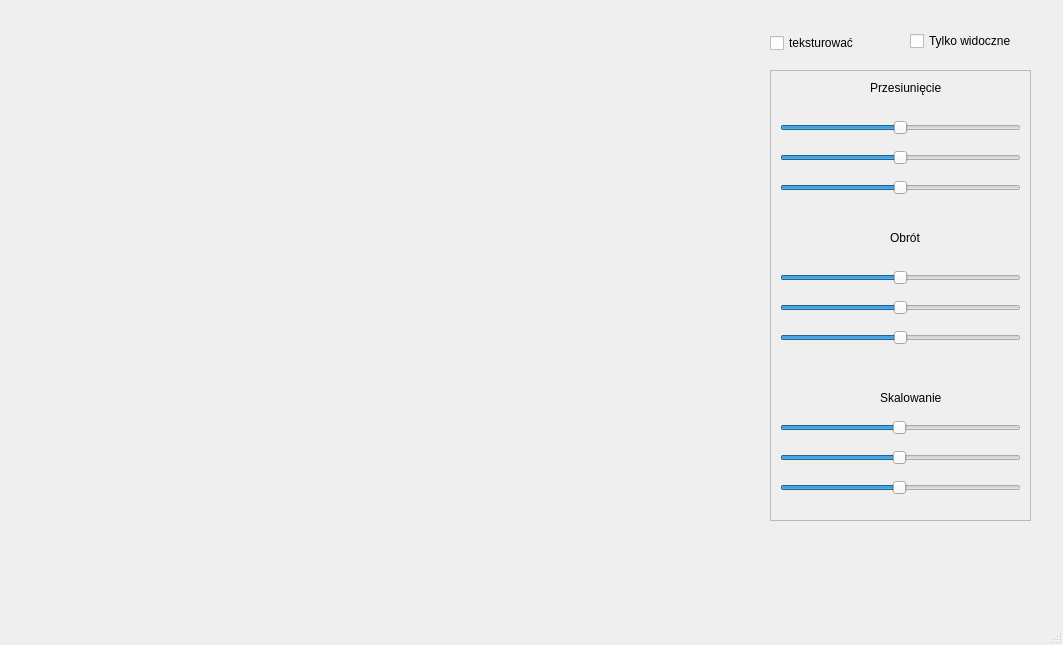
<?xml version="1.0" encoding="UTF-8"?>
<ui version="4.0">
 <class>MainWindow</class>
 <widget class="QMainWindow" name="MainWindow">
  <property name="geometry">
   <rect>
    <x>0</x>
    <y>0</y>
    <width>1063</width>
    <height>645</height>
   </rect>
  </property>
  <property name="windowTitle">
   <string>MainWindow</string>
  </property>
  <widget class="QWidget" name="centralwidget">
   <widget class="QFrame" name="frame">
    <property name="geometry">
     <rect>
      <x>770</x>
      <y>70</y>
      <width>261</width>
      <height>451</height>
     </rect>
    </property>
    <property name="frameShape">
     <enum>QFrame::StyledPanel</enum>
    </property>
    <property name="frameShadow">
     <enum>QFrame::Raised</enum>
    </property>
    <widget class="QSlider" name="translationX_slider">
     <property name="geometry">
      <rect>
       <x>10</x>
       <y>50</y>
       <width>241</width>
       <height>16</height>
      </rect>
     </property>
     <property name="minimum">
      <number>-250</number>
     </property>
     <property name="maximum">
      <number>250</number>
     </property>
     <property name="orientation">
      <enum>Qt::Horizontal</enum>
     </property>
    </widget>
    <widget class="QSlider" name="translationY_slider">
     <property name="geometry">
      <rect>
       <x>10</x>
       <y>80</y>
       <width>241</width>
       <height>16</height>
      </rect>
     </property>
     <property name="minimum">
      <number>-250</number>
     </property>
     <property name="maximum">
      <number>250</number>
     </property>
     <property name="orientation">
      <enum>Qt::Horizontal</enum>
     </property>
    </widget>
    <widget class="QSlider" name="translationZ_slider">
     <property name="geometry">
      <rect>
       <x>10</x>
       <y>110</y>
       <width>241</width>
       <height>16</height>
      </rect>
     </property>
     <property name="minimum">
      <number>-250</number>
     </property>
     <property name="maximum">
      <number>250</number>
     </property>
     <property name="orientation">
      <enum>Qt::Horizontal</enum>
     </property>
    </widget>
    <widget class="QLabel" name="label">
     <property name="geometry">
      <rect>
       <x>100</x>
       <y>10</y>
       <width>71</width>
       <height>16</height>
      </rect>
     </property>
     <property name="text">
      <string>Przesiunięcie</string>
     </property>
    </widget>
    <widget class="QSlider" name="rotationX_slider">
     <property name="geometry">
      <rect>
       <x>10</x>
       <y>200</y>
       <width>241</width>
       <height>16</height>
      </rect>
     </property>
     <property name="minimum">
      <number>-180</number>
     </property>
     <property name="maximum">
      <number>180</number>
     </property>
     <property name="orientation">
      <enum>Qt::Horizontal</enum>
     </property>
    </widget>
    <widget class="QSlider" name="rotationY_slider">
     <property name="geometry">
      <rect>
       <x>10</x>
       <y>230</y>
       <width>241</width>
       <height>16</height>
      </rect>
     </property>
     <property name="minimum">
      <number>-180</number>
     </property>
     <property name="maximum">
      <number>180</number>
     </property>
     <property name="orientation">
      <enum>Qt::Horizontal</enum>
     </property>
    </widget>
    <widget class="QSlider" name="rotationZ_slider">
     <property name="geometry">
      <rect>
       <x>10</x>
       <y>260</y>
       <width>241</width>
       <height>16</height>
      </rect>
     </property>
     <property name="minimum">
      <number>-180</number>
     </property>
     <property name="maximum">
      <number>180</number>
     </property>
     <property name="orientation">
      <enum>Qt::Horizontal</enum>
     </property>
    </widget>
    <widget class="QLabel" name="label_2">
     <property name="geometry">
      <rect>
       <x>120</x>
       <y>160</y>
       <width>31</width>
       <height>16</height>
      </rect>
     </property>
     <property name="text">
      <string>Obrót</string>
     </property>
    </widget>
    <widget class="QSlider" name="scalingX_slider">
     <property name="geometry">
      <rect>
       <x>10</x>
       <y>350</y>
       <width>241</width>
       <height>16</height>
      </rect>
     </property>
     <property name="value">
      <number>49</number>
     </property>
     <property name="orientation">
      <enum>Qt::Horizontal</enum>
     </property>
    </widget>
    <widget class="QSlider" name="scalingY_slider">
     <property name="geometry">
      <rect>
       <x>10</x>
       <y>380</y>
       <width>241</width>
       <height>16</height>
      </rect>
     </property>
     <property name="value">
      <number>49</number>
     </property>
     <property name="orientation">
      <enum>Qt::Horizontal</enum>
     </property>
    </widget>
    <widget class="QSlider" name="scalingZ_slider">
     <property name="geometry">
      <rect>
       <x>10</x>
       <y>410</y>
       <width>241</width>
       <height>16</height>
      </rect>
     </property>
     <property name="value">
      <number>49</number>
     </property>
     <property name="orientation">
      <enum>Qt::Horizontal</enum>
     </property>
    </widget>
    <widget class="QLabel" name="label_3">
     <property name="geometry">
      <rect>
       <x>110</x>
       <y>320</y>
       <width>61</width>
       <height>16</height>
      </rect>
     </property>
     <property name="text">
      <string>Skalowanie</string>
     </property>
    </widget>
   </widget>
   <widget class="QCheckBox" name="checkBox">
    <property name="geometry">
     <rect>
      <x>910</x>
      <y>30</y>
      <width>141</width>
      <height>22</height>
     </rect>
    </property>
    <property name="text">
     <string>Tylko widoczne</string>
    </property>
   </widget>
   <widget class="QCheckBox" name="texture">
    <property name="geometry">
     <rect>
      <x>770</x>
      <y>30</y>
      <width>121</width>
      <height>26</height>
     </rect>
    </property>
    <property name="text">
     <string>teksturować</string>
    </property>
   </widget>
  </widget>
  <widget class="QMenuBar" name="menubar">
   <property name="geometry">
    <rect>
     <x>0</x>
     <y>0</y>
     <width>1063</width>
     <height>25</height>
    </rect>
   </property>
  </widget>
  <widget class="QStatusBar" name="statusbar"/>
 </widget>
 <resources/>
 <connections/>
</ui>
